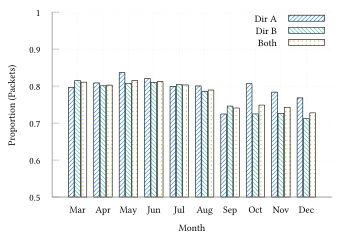

Write the gnuplot code that produced this figure.
set terminal tikz standalone color size 9cm,6cm font '\scriptsize' preamble '\usepackage{microtype} \usepackage{libertinus} \usepackage{libertinust1math} \usepackage[binary-units, per-mode=symbol]{siunitx}\sisetup{detect-all} \newcommand{\approachshort}{OPaL} \newcommand{\Coopfw}{CoOp} \newcommand{\coopfw}{\Coopfw} \newcommand{\Indfw}{Ind} \newcommand{\indfw}{\Indfw}'
set output "ca-monthly.tex"

load "gnuplot-palettes/parula.pal"

set boxwidth 0.9
set style data histogram
set style histogram cluster gap 1
set style fill solid border -1
set datafile separator ","
unset colorbox

set xlabel "Month"
set ylabel "Proportion (Packets)"

set yrange [0.5:1.0]
set key at 10,1

plot '../results/dirA-1.csv' u 12: xtic(1) title "Dir A" lc palette frac 0.25 pattern 1, \
     '../results/dirB-1.csv' u 12 title "Dir B" lc palette frac 0.5 pattern 2, \
     '../results/biDir-1.csv' u 12 title "Both" lc palette frac 0.75 pattern 7
